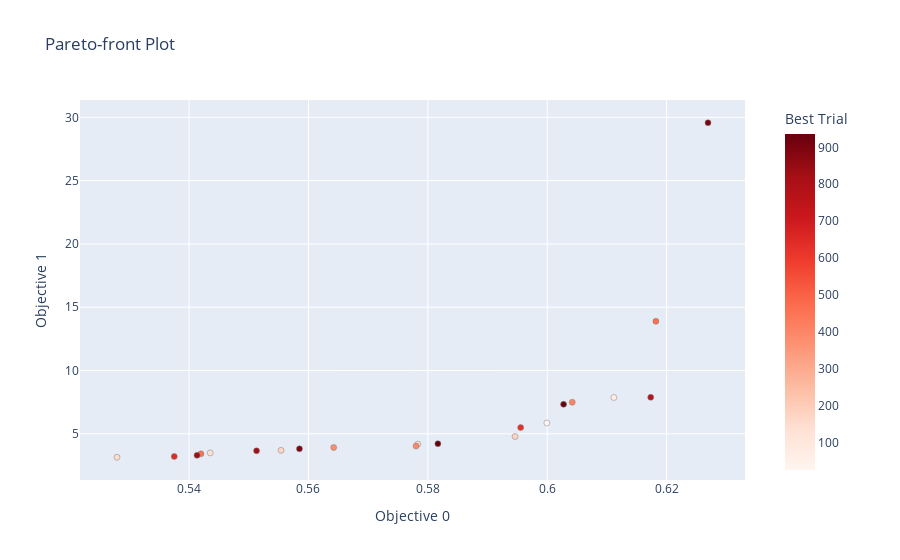

Notebook cell for this chart:
### Code cell
optuna.visualization.plot_pareto_front(study, include_dominated_trials=False)

### Figure 1 — Plotly figure (JSON) as saved in the notebook; plotly's stock layout.template omitted (floating-point values rounded to 4 significant figures)
{"data": [{"hovertemplate": "%{text}<extra>Trial</extra>", "marker": {"color": [], "colorbar": {"title": {"text": "Trial"}}, "colorscale": [[0, "rgb(247,251,255)"], [0.125, "rgb(222,235,247)"], [0.25, "rgb(198,219,239)"], [0.375, "rgb(158,202,225)"], [0.5, "rgb(107,174,214)"], [0.625, "rgb(66,146,198)"], [0.75, "rgb(33,113,181)"], [0.875, "rgb(8,81,156)"], [1, "rgb(8,48,107)"]], "line": {"color": "Grey", "width": 0.5}}, "mode": "markers", "showlegend": false, "text": [], "type": "scatter", "x": [], "y": []}, {"hovertemplate": "%{text}<extra>Best Trial</extra>", "marker": {"color": [27, 77, 141, 152, 154, 175, 178, 381, 398, 407, 460, 471, 630, 648, 771, 827, 838, 900, 902, 925, 936], "colorbar": {"title": {"text": "Best Trial"}, "x": 1, "xpad": 40}, "colorscale": [[0, "rgb(255,245,240)"], [0.125, "rgb(254,224,210)"], [0.25, "rgb(252,187,161)"], [0.375, "rgb(252,146,114)"], [0.5, "rgb(251,106,74)"], [0.625, "rgb(239,59,44)"], [0.75, "rgb(203,24,29)"], [0.875, "rgb(165,15,21)"], [1, "rgb(103,0,13)"]], "line": {"color": "Grey", "width": 0.5}}, "mode": "markers", "showlegend": false, "text": ["{<br>  \"number\": 27,<br>  \"values\": [<br>    0.599941372568131,<br>    5.85646085863025<br>  ],<br>  \"params\": {<br>    \"pi1_prob\": 0.21678798853388634,<br>    \"pi2_prob\": 0.12633955197133695<br>  }<br>}", "{<br>  \"number\": 77,<br>  \"values\": [<br>    0.6111577726145105,<br>    7.8672671865989106<br>  ],<br>  \"params\": {<br>    \"pi1_prob\": 0.13258178302094709,<br>    \"pi2_prob\": 0.7355777862622565<br>  }<br>}", "{<br>  \"number\": 141,<br>  \"values\": [<br>    0.5435368625515492,<br>    3.493742015804797<br>  ],<br>  \"params\": {<br>    \"pi1_prob\": 0.6216979249983485,<br>    \"pi2_prob\": 0.005007530756693387<br>  }<br>}", "{<br>  \"number\": 152,<br>  \"values\": [<br>    0.578317125892048,<br>    4.185461937844616<br>  ],<br>  \"params\": {<br>    \"pi1_prob\": 0.41316875969966926,<br>    \"pi2_prob\": 0.13628224969025768<br>  }<br>}", "{<br>  \"number\": 154,<br>  \"values\": [<br>    0.5279203349552339,<br>    3.1482000638425904<br>  ],<br>  \"params\": {<br>    \"pi1_prob\": 0.728338420568473,<br>    \"pi2_prob\": 0.0031044014589643554<br>  }<br>}", "{<br>  \"number\": 175,<br>  \"values\": [<br>    0.5553996799541868,<br>    3.6943526949441488<br>  ],<br>  \"params\": {<br>    \"pi1_prob\": 0.6491145420114438,<br>    \"pi2_prob\": 0.012408164465656325<br>  }<br>}", "{<br>  \"number\": 178,<br>  \"values\": [<br>    0.5946128643614754,<br>    4.784862745926644<br>  ],<br>  \"params\": {<br>    \"pi1_prob\": 0.28482013675444845,<br>    \"pi2_prob\": 0.0921584815879473<br>  }<br>}", "{<br>  \"number\": 381,<br>  \"values\": [<br>    0.5642260792578598,<br>    3.9157969664149226<br>  ],<br>  \"params\": {<br>    \"pi1_prob\": 0.45014141493318777,<br>    \"pi2_prob\": 0.1848087166403909<br>  }<br>}", "{<br>  \"number\": 398,<br>  \"values\": [<br>    0.5780233202739498,<br>    4.033984835885591<br>  ],<br>  \"params\": {<br>    \"pi1_prob\": 0.39787896917901916,<br>    \"pi2_prob\": 0.1458208247379745<br>  }<br>}", "{<br>  \"number\": 407,<br>  \"values\": [<br>    0.6041884300887068,<br>    7.495008306527682<br>  ],<br>  \"params\": {<br>    \"pi1_prob\": 0.12130304404018813,<br>    \"pi2_prob\": 0.18666542661034075<br>  }<br>}", "{<br>  \"number\": 460,<br>  \"values\": [<br>    0.5419821534309022,<br>    3.415046417627156<br>  ],<br>  \"params\": {<br>    \"pi1_prob\": 0.6607457274509704,<br>    \"pi2_prob\": 0.1755050841338863<br>  }<br>}", "{<br>  \"number\": 471,<br>  \"values\": [<br>    0.6182073143891351,<br>    13.886428063372685<br>  ],<br>  \"params\": {<br>    \"pi1_prob\": 0.07816344484844019,<br>    \"pi2_prob\": 0.6505493158872357<br>  }<br>}", "{<br>  \"number\": 630,<br>  \"values\": [<br>    0.5955526017998993,<br>    5.494221040597411<br>  ],<br>  \"params\": {<br>    \"pi1_prob\": 0.26678361030010506,<br>    \"pi2_prob\": 0.5559200593980969<br>  }<br>}", "{<br>  \"number\": 648,<br>  \"values\": [<br>    0.5375095150617307,<br>    3.213258576989131<br>  ],<br>  \"params\": {<br>    \"pi1_prob\": 0.6639308153730947,<br>    \"pi2_prob\": 0.0512050077867951<br>  }<br>}", "{<br>  \"number\": 771,<br>  \"values\": [<br>    0.6173410533490361,<br>    7.880217428408703<br>  ],<br>  \"params\": {<br>    \"pi1_prob\": 0.14705247295070792,<br>    \"pi2_prob\": 0.16546397108340807<br>  }<br>}", "{<br>  \"number\": 827,<br>  \"values\": [<br>    0.5513017886539076,<br>    3.6543908584420444<br>  ],<br>  \"params\": {<br>    \"pi1_prob\": 0.6749729590347451,<br>    \"pi2_prob\": 0.15286713470066762<br>  }<br>}", "{<br>  \"number\": 838,<br>  \"values\": [<br>    0.5413293708609087,<br>    3.2985794388923138<br>  ],<br>  \"params\": {<br>    \"pi1_prob\": 0.6182028369798346,<br>    \"pi2_prob\": 0.08456432190379844<br>  }<br>}", "{<br>  \"number\": 900,<br>  \"values\": [<br>    0.5584871141099885,<br>    3.8106732103040413<br>  ],<br>  \"params\": {<br>    \"pi1_prob\": 0.551480561226118,<br>    \"pi2_prob\": 0.13169285123279756<br>  }<br>}", "{<br>  \"number\": 902,<br>  \"values\": [<br>    0.6269356921067603,<br>    29.57360069303692<br>  ],<br>  \"params\": {<br>    \"pi1_prob\": 0.025580857273757883,<br>    \"pi2_prob\": 0.31751919579853416<br>  }<br>}", "{<br>  \"number\": 925,<br>  \"values\": [<br>    0.6027397778832203,<br>    7.328090555306836<br>  ],<br>  \"params\": {<br>    \"pi1_prob\": 0.12095116206616599,<br>    \"pi2_prob\": 0.2825455699000287<br>  }<br>}", "{<br>  \"number\": 936,<br>  \"values\": [<br>    0.581683359179548,<br>    4.222468732253928<br>  ],<br>  \"params\": {<br>    \"pi1_prob\": 0.3555964685677987,<br>    \"pi2_prob\": 0.12513943316979753<br>  }<br>}"], "type": "scatter", "x": [0.5999, 0.6112, 0.5435, 0.5783, 0.5279, 0.5554, 0.5946, 0.5642, 0.578, 0.6042, 0.542, 0.6182, 0.5956, 0.5375, 0.6173, 0.5513, 0.5413, 0.5585, 0.6269, 0.6027, 0.5817], "y": [5.856, 7.867, 3.494, 4.185, 3.148, 3.694, 4.785, 3.916, 4.034, 7.495, 3.415, 13.89, 5.494, 3.213, 7.88, 3.654, 3.299, 3.811, 29.57, 7.328, 4.222]}], "layout": {"title": {"text": "Pareto-front Plot"}, "xaxis": {"title": {"text": "Objective 0"}}, "yaxis": {"title": {"text": "Objective 1"}}}}
